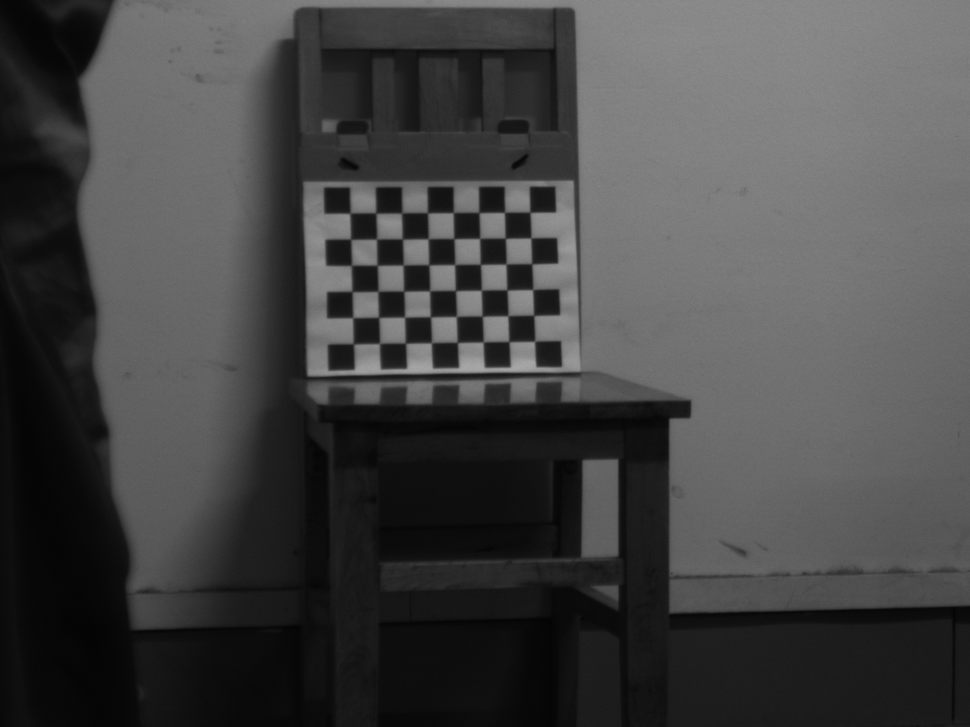
#> input picture 源代码/calibrateImages/Left/img_0001.bmp, 970 x 727 px, shrunk from 1280 x 960 before the run; its folder holds only this picture in this run
$ python testview.py
#> lines starting #> are read from the running program, lines starting #| are printed output that depends on the picture; after the words box and inside, x2 and y2 are one past the last pixel; in counts of white or black regions, pixels touching at a corner belong together; long printed decimals are rounded
import cv2
import numpy as np
import glob

# 找棋盘格角点
# 阈值
criteria = (cv2.TERM_CRITERIA_EPS + cv2.TERM_CRITERIA_MAX_ITER, 30, 0.001)
#棋盘格模板规格
w = 8
h = 6
# 世界坐标系中的棋盘格点,例如(0,0,0), (1,0,0), (2,0,0) ....,(8,5,0)，去掉Z坐标，记为二维矩阵
objp = np.zeros((w*h,3), np.float32)
objp[:,:2] = np.mgrid[0:w,0:h].T.reshape(-1,2)
# 储存棋盘格角点的世界坐标和图像坐标对
objpoints = [] # 在世界坐标系中的三维点
imgpoints = [] # 在图像平面的二维点

images = glob.glob('./calibrateImages/Left/*.bmp')
for fname in images:
    img = cv2.imread(fname)
#> img is the input picture: shape (727, 970, 3); min 3, max 169, mean 68.4
    gray = cv2.cvtColor(img,cv2.COLOR_BGR2GRAY)
    # 找到棋盘格角点
    ret, corners = cv2.findChessboardCorners(gray, (w,h),None)
#> ret = True; corners = 48 rows, first 8: [351.5, 212], [375.9, 213.3], [401.2, 213.2], [427.5, 212.9], [452.9, 212.8], [478.9, 212.7], [504.2, 212.6], [530, 212.5]
    # 如果找到足够点对，将其存储起来
    if ret == True:
        cv2.cornerSubPix(gray,corners,(11,11),(-1,-1),criteria)
        objpoints.append(objp)
        imgpoints.append(corners)
        # 将角点在图像上显示
        cv2.drawChessboardCorners(img, (w,h), corners, ret)
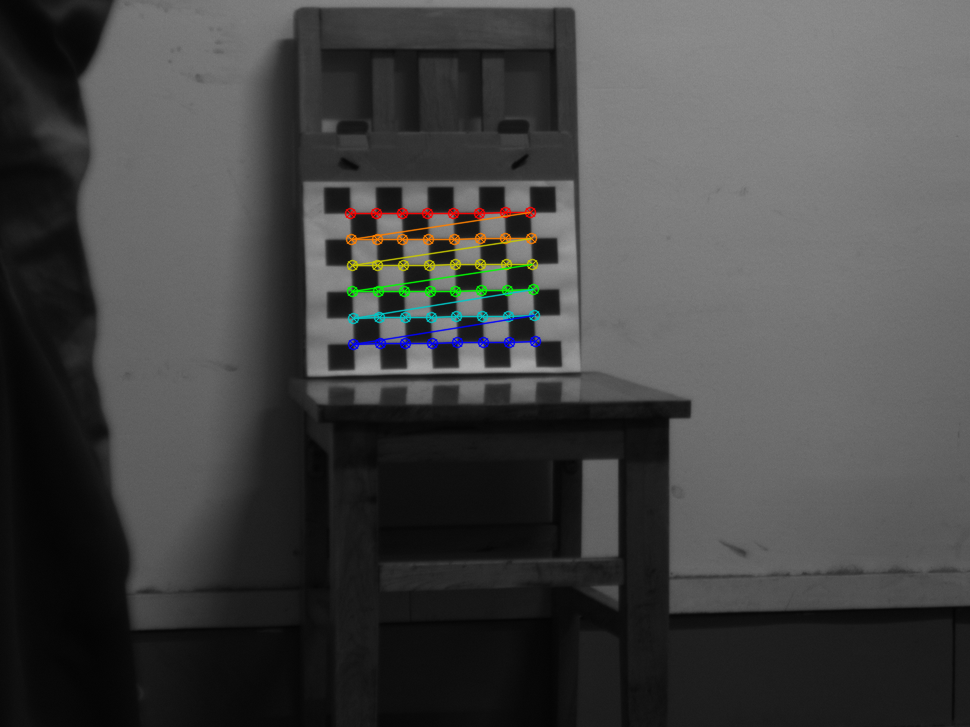
#> img: shape (727, 970, 3); 1.35% of pixels changed, all inside (x1, y1, x2, y2) = (344, 206, 542, 351)
        cv2.imshow('findCorners',img)
        cv2.waitKey(1)
cv2.destroyAllWindows()

ret, mtx, dist, rvecs, tvecs = cv2.calibrateCamera(objpoints, imgpoints, gray.shape[::-1], None, None)
#> ret = 0.165; mtx = [[3062.8, 0, 487.2], [0, 2937.5, 362.6], [0, 0, 1]]; dist = [[-0.161, 26.42, 0.00998, 0.0752, 0.176]]; rvecs = ([-0.0646, -0.326, -0.0254],); tvecs = ([-5.06, -5.7, 111.2],)
print (("ret:"),ret)
#| ret: 0.1648
print (("mtx:\n"),mtx)        # 内参数矩阵
#| mtx:
#|  [[3.06276285e+03 0.00000000e+00 4.87176432e+02]
#|  [0.00000000e+00 2.93752109e+03 3.62581851e+02]
#|  [0.00000000e+00 0.00000000e+00 1.00000000e+00]]
print (("dist:\n"),dist)      # 畸变系数   distortion cofficients = (k_1,k_2,p_1,p_2,k_3)
#| dist:
#|  [[-1.61491845e-01  2.64210488e+01  9.97799764e-03  7.51813827e-02
#|    1.75500527e-01]]
print (("rvecs:\n"),rvecs)    # 旋转向量  # 外参数
#| rvecs:
#|  (array([[-0.06458],
#|        [-0.3256],
#|        [-0.02543]]),)
print (("tvecs:\n"),tvecs)    # 平移向量  # 外参数
#| tvecs:
#|  (array([[ -5.063],
#|        [ -5.702],
#|        [111.200]]),)
fw = open("leftparam.txt","w")
fw.write(("ret:")+str(ret)+"\n")
fw.write(("mtx:\n")+str(mtx)+"\n")        # 内参数矩阵
fw.write(("dist:\n")+str(dist)+"\n")      # 畸变系数   distortion cofficients = (k_1,k_2,p_1,p_2,k_3)
fw.write(("rvecs:\n")+str(rvecs)+"\n")    # 旋转向量  # 外参数
fw.write(("tvecs:\n")+str(tvecs)+"\n")    # 平移向量  # 外参数
fw.close()

# 去畸变
img2 = cv2.imread('./calibrateImages/Right/img_0001.bmp')
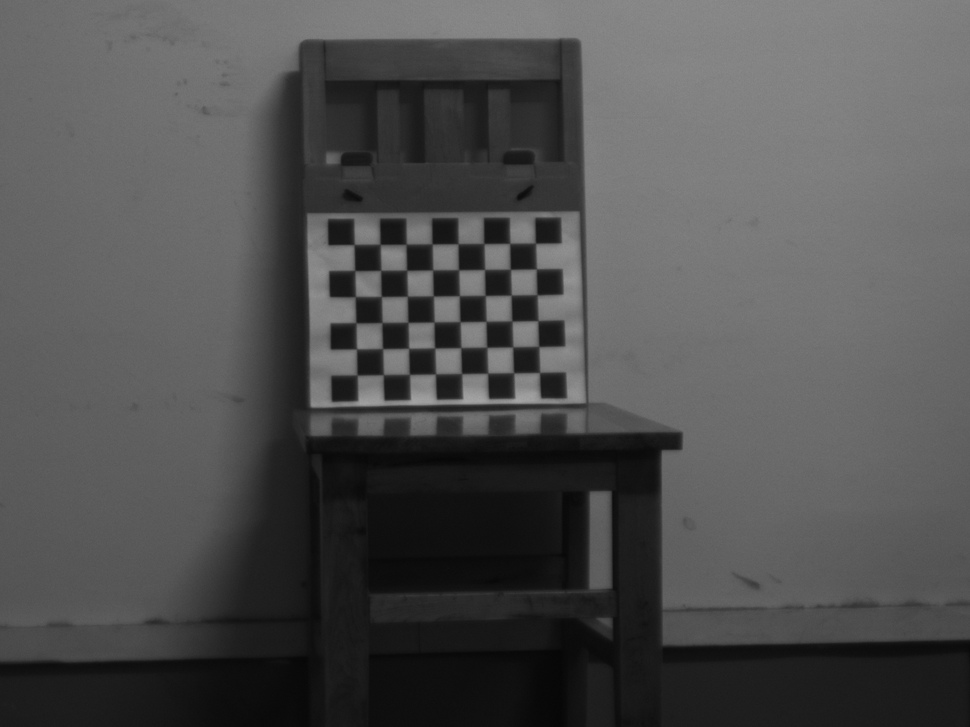
#> input picture 源代码/calibrateImages/Right/img_0001.bmp, 970 x 727 px, shrunk from 1280 x 960 before the run
#> img2 is the input picture: shape (727, 970, 3); min 6, max 166, mean 79.9
h,w = img2.shape[:2]
#> h = 727; w = 970
newcameramtx, roi=cv2.getOptimalNewCameraMatrix(mtx,dist,(w,h),0,(w,h)) # 自由比例参数
#> newcameramtx = [[3158.7, 0, 504.6], [0, 3083.8, 364.3], [0, 0, 1]]; roi = (0, 0, 969, 726)
dst = cv2.undistort(img2, mtx, dist, None, newcameramtx)
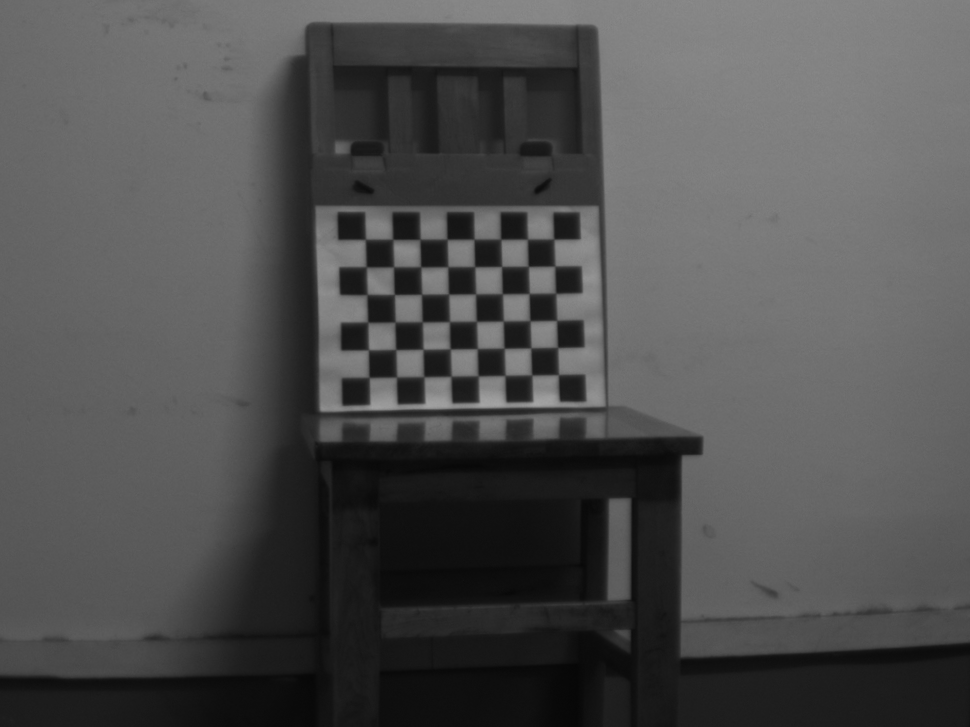
#> dst: shape (727, 970, 3); min 6, max 165, mean 79.5
# 根据前面ROI区域裁剪图片
x,y,w,h = roi
#> x = 0; y = 0; w = 969; h = 726
dst = dst[y:y+h, x:x+w]
#> dst: shape (726, 969, 3)
cv2.imwrite('calibresultright.jpg',dst)
# cv2.imshow('calibresult',dst)
cv2.waitKey(1)
# cv2.destroyAllWindows()

# 反投影误差
total_error = 0
for i in range(len(objpoints)):
    imgpoints2, _ = cv2.projectPoints(objpoints[i], rvecs[i], tvecs[i], mtx, dist)
    error = cv2.norm(imgpoints[i],imgpoints2, cv2.NORM_L2)/len(imgpoints2)
    total_error += error
#> this loop made 1 pass
#> (error, total_error) on pass 1: (0.0238, 0.0238)
#> after the loop, total_error = 0.0238
print (("left total error: "), total_error/len(objpoints))
#| left total error:  0.02378
